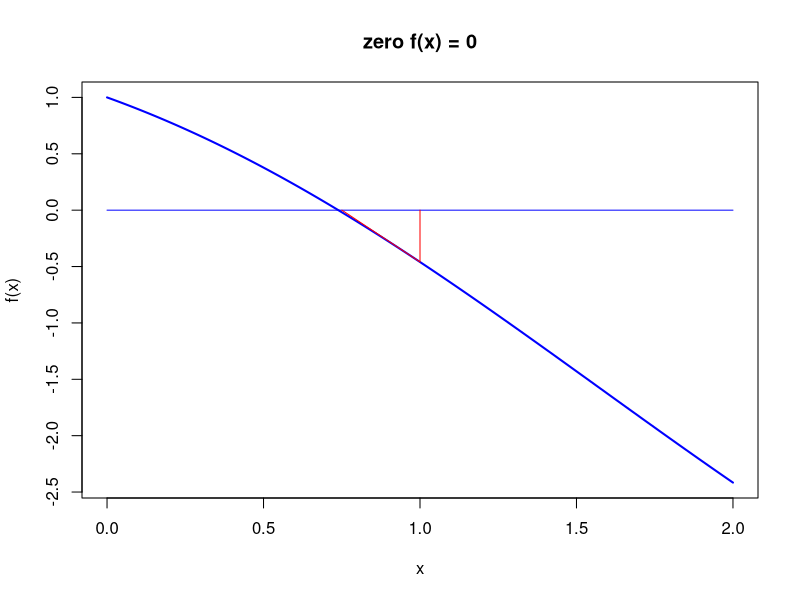
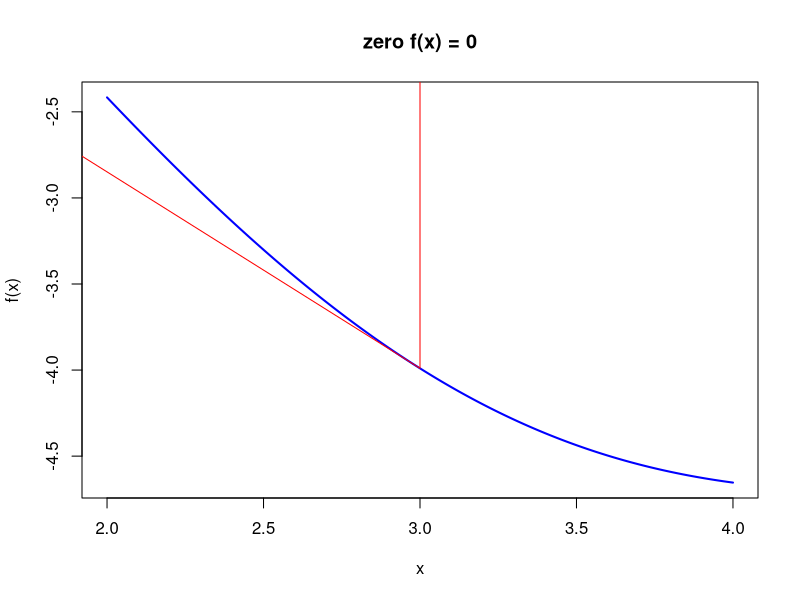
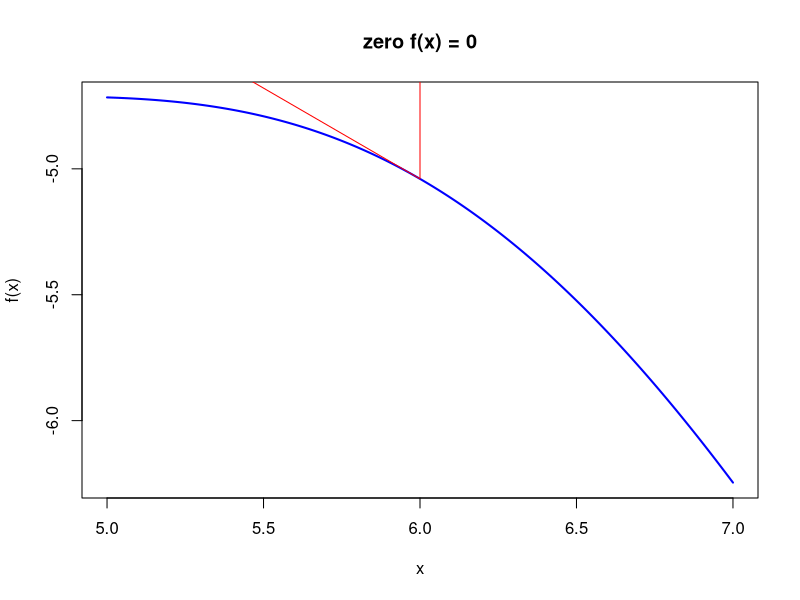
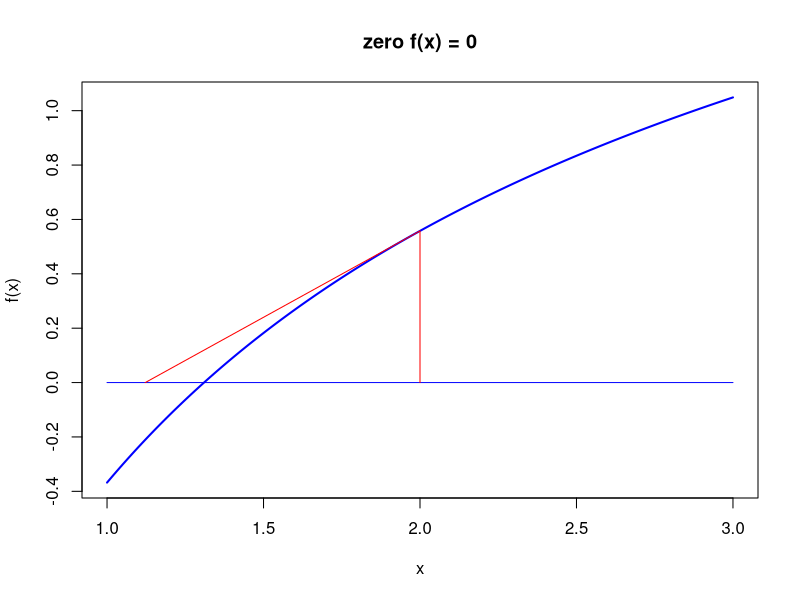
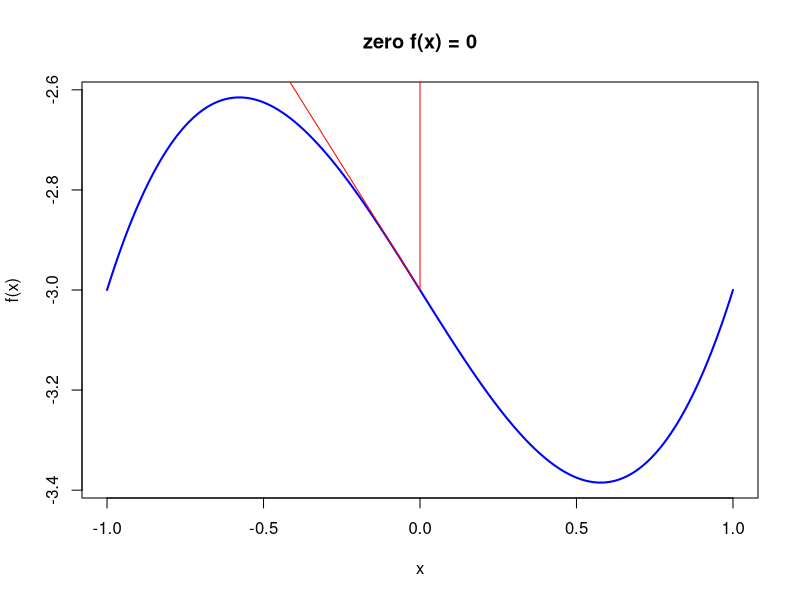
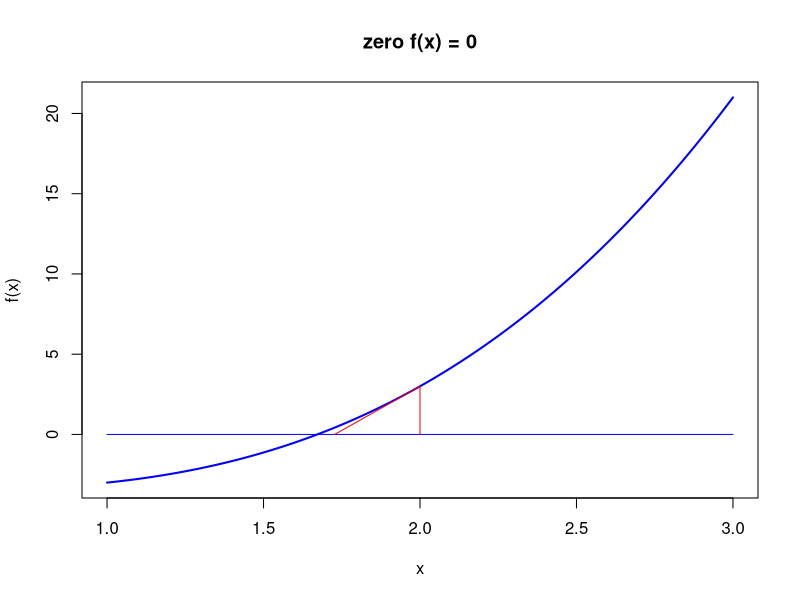
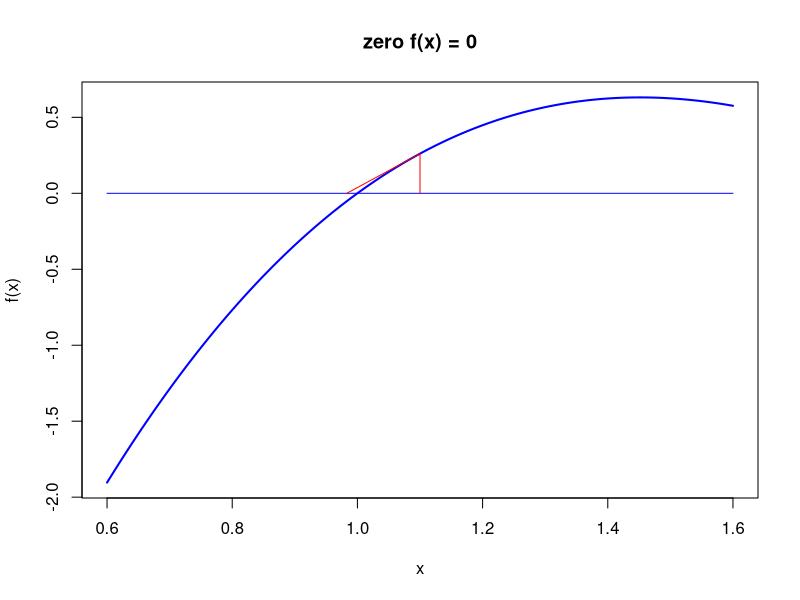
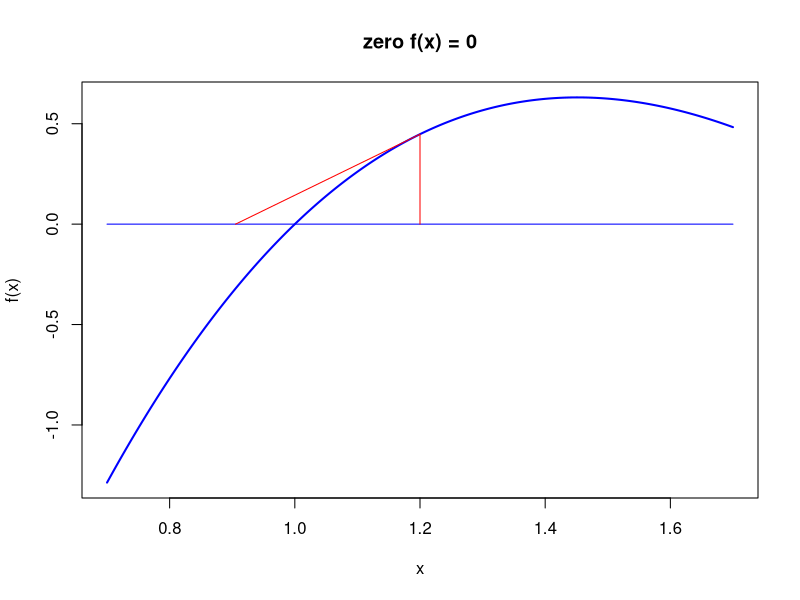

Source code (R) for these figures, in order:
## ---- chunk 1

#funcion sacada del libro:
fixedpoint <- function(ftn, x0, tol = 1e-9, max.iter = 100) {

 # applies the fixed-point algorithm to find x such that ftn(x) == x
 # ftn  R^d -> R^d, d > 1.
 # x0 is the initial guess at the fixed point
 #LA FUNCION NORM CALCULA LA NORMA DE VECTORES
 
 xold <- x0
 xnew <- ftn(xold)
 iter <- 1
 cat("At iteration 1 value of x is:", xnew, "\n")
 #modificamos abs por norm
 while ((norm(as.matrix(xnew-xold)) > tol) && (iter < max.iter)) {
 xold <- xnew;
 xnew <- ftn(xold);
 iter <- iter + 1
 cat("At iteration", iter, "value of x is:", xnew, "\n")
 }
 # output depends on success of algorithm
 if (norm(as.matrix(xnew-xold)) > tol) {
 cat("Algorithm failed to converge\n")
 return(NULL)
 } else {
 cat("Algorithm converged\n")
 return(xnew)
 }
}

#definir la funcion para evaluar
f <- function(x){
  c(log(1 + x[1] + x[2]), log(5 - x[1] - x[2]))
}

x0 <- c(1,1)

fixedpoint(f, x0)
## ---- chunk 2

secant <- function(ftn, x0, x1, tol = 1e-9, max.iter = 100) {
 

 xold1 <- x0
 xold2 <- x1
 xnew <- ftn(x1)
 
 iter <- 1
 #modificamos abs por norm
 while ((abs(ftn(xnew)) > tol) && (iter < max.iter)) {
 xnew <- xold2 - ftn(xold2)*((xold2 - xold1)/(ftn(xold2) - ftn(xold1)))
 xold1 <- xold2
 xold2 <- xnew
 iter <- iter + 1
 cat("At iteration", iter, "value of x is:", xnew, "\n")
 }
 # output depends on success of algorithm
 if ((abs(ftn(xnew)) > tol)) {
 cat("Algorithm failed to converge\n")
 return(NULL)
 } else {
 cat("Algorithm converged\n")
 return(xnew)
 }
}

f <- function(x) cos(x) - x
f1 <- function(x) log(x) - exp(-x)

secant(f, 1, 3)
secant(f1, 1, 2)

## ---- chunk 3

#FUNCION DEL LIBRO
newtonraphson <- function(ftn, x0, tol = 1e-9, max.iter = 100) {
 # Newton_Raphson algorithm for solving ftn(x)[1] == 0
 # we assume that ftn is a function of a single variable that returns
 # the function value and the first derivative as a vector of length 2
 #
 # x0 is the initial guess at the root
 # the algorithm terminates when the function value is within distance
 # tol of 0, or the number of iterations exceeds max.iter
 # initialise
 x <- x0
 fx <- ftn(x)
 iter <- 0
 # continue iterating until stopping conditions are met
 while ((abs(fx[1]) > tol) && (iter < max.iter)) {
 x <- x- fx[1]/fx[2]
 fx <- ftn(x)
 iter <- iter + 1
 cat("At iteration", iter, "value of x is:", x, "\n")
 }
 # output depends on success of algorithm
 if (abs(fx[1]) > tol) {
 cat("Algorithm failed to converge\n")
 return(NULL)
 } else {
 cat("Algorithm converged\n")
 return(x)
 }
}

f <- function(x) {
 fx <- cos(x) - x
 dfx <- -sin(x) -1
 return(c(fx, dfx))
 }

f1 <- function(x) {
 fx <- log(x)- exp(-x)
 dfx <- 1/x + exp(-x)
 return(c(fx, dfx))
 }

newtonraphson(f, 1) 
newtonraphson(f1, 1) 
## ---- chunk 4
newtonraphson_show <- function(ftn, x0, xmin = x0-1, xmax = x0+1) {
  # applies Newton-Raphson to find x such that ftn(x)[1] == 0
  # x0 is the starting point
  # subsequent iterations are plotted in the range [xmin, xmax]
  # plot the function
  x <- seq(xmin, xmax, (xmax - xmin)/200)
  fx <- c()
  for (i in 1:length(x)) {
    fx[i] <- ftn(x[i])[1]
  }
  plot(x, fx, type = "l", xlab = "x", ylab = "f(x)",
       main = "zero f(x) = 0", col = "blue", lwd = 2)
  lines(c(xmin, xmax), c(0, 0), col = "blue")
  # do first iteration
  xold <- x0
  f.xold <- ftn(xold)
  xnew <- xold - f.xold[1]/f.xold[2]
  lines(c(xold, xold, xnew), c(0, f.xold[1], 0), col = "red")
  # continue iterating while user types "y"
  cat("last x value", xnew, " ")
  continue <- readline("continue (y or n)? ") == "y"
  while (continue) {
    xold <- xnew;
    f.xold <- ftn(xold)
    xnew <- xold - f.xold[1]/f.xold[2]
    lines(c(xold, xold, xnew), c(0, f.xold[1], 0), col = "red")
    cat("last x value", xnew, " ")
    continue <- readline("continue (y or n)? ") == "y"
  }
  return(xnew)
}


a <- function(x) c(cos(x) - x, -sin(x) - 1)
newtonraphson_show(a,1)
newtonraphson_show(a,3)
newtonraphson_show(a,6)

b <- function(x) c(log(x) - exp(-x), 1/x + exp(-x))
newtonraphson_show(b,2)

ce <- function(x) c(x^3 - x - 3, 3*x^2 - 1)
newtonraphson_show(ce,0) #diverge
newtonraphson_show(ce,2) #converge a 1.6717

d <- function(x) c(x^3 - 7*x^2 + 14*x - 8, 3*x^2 - 14*x + 14)
for (i in seq(1.1, 1.9, by = 0.1)) {
  newtonraphson_show(d, i, xmin = i - 0.5, xmax = i + 0.5)
}
#Las distintas condiciones iniciales convergen a distintas raices

e <- function(x) c(log(x)*exp(-x), exp(-x)*(1/x - log(x)))
newtonraphson_show(e, 2) #diverge
newtonraphson_show(e, 0.5) #converge a 1
